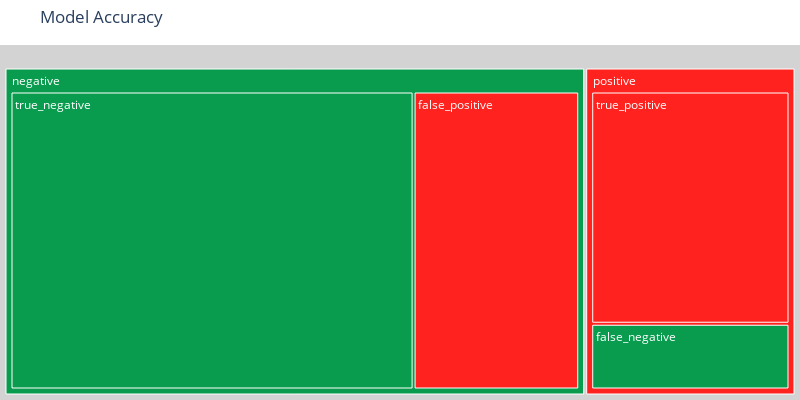

The notebook cell saved with this chart:
### Code cell
fig = px.treemap(   title='Model Accuracy',
                    values= [0,0]+[550,226,62,219] ,
                    names= ['positive','negative','true_negative','false_positive','false_negative','true_positive'],
                    parents=['','', 'negative','negative','positive','positive'],
                    width=800, height=400,
                    color=['positive','negative','true_negative','false_positive','false_negative','true_positive'],
                    color_discrete_map= {'positive':'FF221F',
                                        'negative':'099C4E',
                                        'true_negative':'099C4E',
                                        'false_positive':'FF221F',
                                        'false_negative':'099C4E',
                                        'true_positive':'FF221F'}
                    )

fig.update_traces(root_color="lightgrey")
fig.update_layout(margin = dict(t=45, l=0, r=0, b=0))
fig.show()

### Figure 1 — Plotly figure (JSON) as saved in the notebook; plotly's stock layout.template omitted (floating-point values rounded to 4 significant figures)
{"data": [{"domain": {"x": [0, 1], "y": [0, 1]}, "hovertemplate": "label=%{label}<br>value=%{value}<br>parent=%{parent}<extra></extra>", "labels": ["positive", "negative", "true_negative", "false_positive", "false_negative", "true_positive"], "marker": {"colors": ["FF221F", "099C4E", "099C4E", "FF221F", "099C4E", "FF221F"]}, "name": "", "parents": ["", "", "negative", "negative", "positive", "positive"], "root": {"color": "lightgrey"}, "type": "treemap", "values": [0, 0, 550, 226, 62, 219]}], "layout": {"height": 400, "legend": {"tracegroupgap": 0}, "margin": {"b": 0, "l": 0, "r": 0, "t": 45}, "title": {"text": "Model Accuracy"}, "width": 800}}
